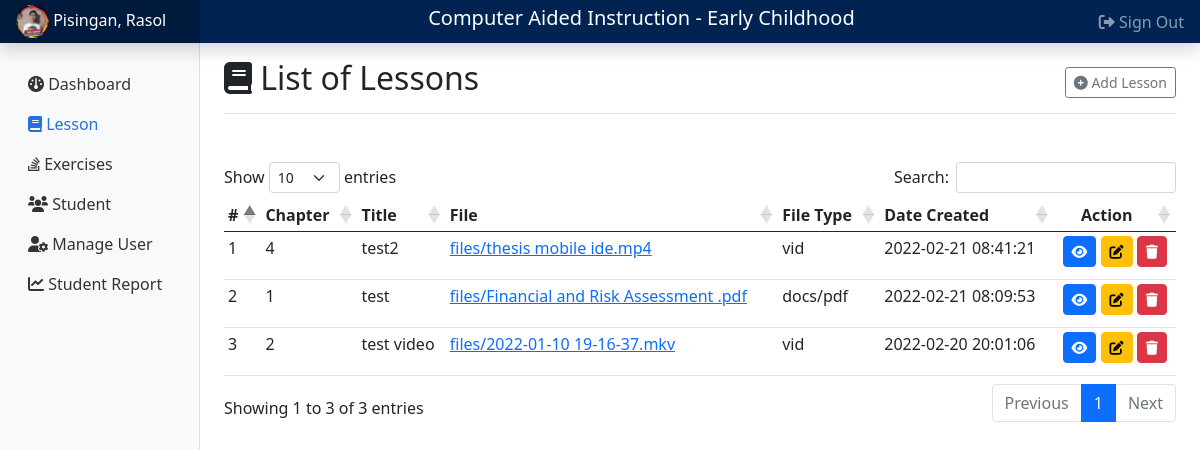
/lesson.php (signed in), run on the app's committed database.
### tables this page shows
CREATE TABLE `lessontbl` (
  `lessonid` int(11) NOT NULL,
  `lessonChapter` varchar(125) NOT NULL,
  `lessonTitle` longtext NOT NULL,
  `fileLoc` longtext NOT NULL,
  `category` varchar(25) NOT NULL,
  `dateCreated` timestamp NOT NULL DEFAULT current_timestamp()
);

### lesson.php (the view, shortened to what this page needs)
<?php
    require 'header1.php';
?>
    <main class="col-md-9 ms-sm-auto col-lg-10 px-md-4">
        <div class="d-flex justify-content-between flex-wrap flex-md-nowrap align-items-center pt-3 pb-2 mb-5 border-bottom">
            <h1 class="h2"><i class="fa fa-book"></i> List of Lessons</h1>
            <div class="btn-toolbar mb-2 mb-md-0">
            <a href="addlesson.php" class="btn btn-sm btn-outline-secondary">
                <i class="fa-solid fa-circle-plus"></i>
                Add Lesson
            </a>
            </div>
        </div>
        <?php
            $sql = "SELECT * FROM lessontbl ORDER BY dateCreated DESC;";
            $result = mysqli_query($conn, $sql);
        ?>
        <div class="table-responsive">
            <table id="example" class="table table-hover table-sm">
                <thead>
                    <tr>
                        <th>#</th>
                        <th>Chapter</th>
                        <th>Title</th>
                        <th>File</th>
                        <th>File Type</th>
                        <th>Date Created</th>
                        <th class="text-center">Action</th>
                    </tr>
                </thead>
                <tbody>
                    <?php
                        $no = 0;
                        if(mysqli_num_rows($result) > 0){
                            while($row = mysqli_fetch_assoc($result)){
                                echo '<tr>';
                                    echo '<td>'.++$no.'</td>';
                                    echo '<td>'.$row['lessonChapter'].'</td>';
                                    echo '<td>'.$row['lessonTitle'].'</td>';
                                    echo '<td><a href="'.$row['fileLoc'].'">'.$row['fileLoc'].'</a></td>';
                                    echo '<td>'.$row['category'].'</td>';
                                    echo '<td>'.$row['dateCreated'].'</td>';
                                    echo '<td class="text-center"><a href="lesson.php?view='.$row['lessonid'].'" class="btn btn-primary btn-sm rounded mb-2"><i class="fa-solid fa-eye"></i></a>
                                    <a href="addlesson.php?editLesson='.$row['lessonid'].'" class="btn btn-warning btn-sm rounded mb-2"><i class="fa-solid fa-pen-to-square"></i></a>
                                    <a href="includes/process.php?deletelesson='.$row['lessonid'].'&deletelessonTitle='.$row['lessonTitle'].'&deletelessonChapter='.$row['lessonChapter'].'" class="btn btn-danger btn-sm rounded mb-2"><i class="fa-solid fa-trash"></i></a></td>';
                                echo '</tr>';
                            }
                        }
                    ?>
                </tbody>
            </table>
        </div>
    </main>
<?php
    require 'footer1.php';
?>

### dashboard.css (style rules this page uses)
body { font-size: .875rem; }

### data on the page
lessontbl: lessonChapter "4", lessonTitle "test2", fileLoc "files/thesis mobile ide.mp4", category "vid", dateCreated "2022-02-21 08:41:21"
lessontbl: lessonChapter "1", lessonTitle "test", fileLoc "files/Financial and Risk Assessment .pdf", category "docs/pdf", dateCreated "2022-02-21 08:09:53"
lessontbl: lessonChapter "2", lessonTitle "test video", fileLoc "files/2022-01-10 19-16-37.mkv", category "vid", dateCreated "2022-02-20 20:01:06"

### other printed values
$_SESSION['ln'] "Pisingan"
$_SESSION['fn'] "Rasol"
